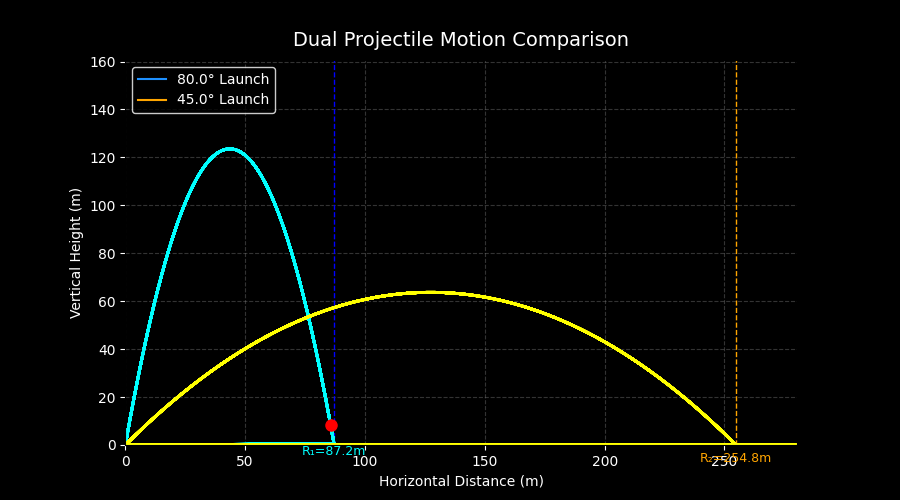

Here is the Python script that generated this plot:
# -*- coding: utf-8 -*-
"""
Dual Projectile Motion Animation
Shows two projectiles launched at different angles.
Each stops when it hits the ground.
Created on Mon Oct 20 18:46:54 2025
@author: pushk
"""

import numpy as np
import matplotlib.pyplot as plt
from matplotlib.animation import FuncAnimation

# -----------------------------
# Parameters
# -----------------------------
v = 50.0            # initial velocity (m/s)
theta_deg_1 = 80.0  # launch angle for projectile 1
theta_deg_2 = 45.0  # launch angle for projectile 2
g = 9.81            # acceleration due to gravity (m/s²)

# -----------------------------
# Convert angles to radians
# -----------------------------
theta1 = np.radians(theta_deg_1)
theta2 = np.radians(theta_deg_2)

# -----------------------------
# Flight times
# -----------------------------
t_flight1 = 2 * v * np.sin(theta1) / g
t_flight2 = 2 * v * np.sin(theta2) / g
t_flight = max(t_flight1, t_flight2)  # for animation sync

# -----------------------------
# Generate trajectory points
# -----------------------------
t_vals = np.linspace(0, t_flight, 500)
x1 = v * np.cos(theta1) * t_vals
y1 = v * np.sin(theta1) * t_vals - 0.5 * g * t_vals**2
x2 = v * np.cos(theta2) * t_vals
y2 = v * np.sin(theta2) * t_vals - 0.5 * g * t_vals**2
y1 = np.maximum(y1, 0)
y2 = np.maximum(y2, 0)

# -----------------------------
# Key motion stats
# -----------------------------
h1 = (v**2 * np.sin(theta1)**2) / (2 * g)
r1 = (v**2 * np.sin(2 * theta1)) / g
h2 = (v**2 * np.sin(theta2)**2) / (2 * g)
r2 = (v**2 * np.sin(2 * theta2)) / g

# -----------------------------
# Figure setup
# -----------------------------
fig, ax = plt.subplots(figsize=(9, 5), facecolor='black')
ax.set_facecolor('black')

# Plot static trajectories
ax.plot(x1, y1, color='dodgerblue', label=f'{theta_deg_1}° Launch')
ax.plot(x2, y2, color='orange', label=f'{theta_deg_2}° Launch')

# Ground line
ax.axhline(0, color='white', linestyle='--', linewidth=1.2, alpha=0.8)

# Mark range for each
ax.axvline(r1, color='blue', linestyle='--', linewidth=1)
ax.text(r1, -4, f'R₁={r1:.1f}m', color='cyan', fontsize=9, ha='center')

ax.axvline(r2, color='orange', linestyle='--', linewidth=1)
ax.text(r2, -7, f'R₂={r2:.1f}m', color='orange', fontsize=9, ha='center')

# Style
ax.set_title('Dual Projectile Motion Comparison', color='white', fontsize=14, pad=10)
ax.set_xlabel('Horizontal Distance (m)', color='white')
ax.set_ylabel('Vertical Height (m)', color='white')
ax.tick_params(colors='white')
ax.legend(facecolor='black', edgecolor='white', labelcolor='white')
ax.grid(color='gray', linestyle='--', alpha=0.4)
ax.set_aspect('equal', adjustable='box')
ax.set_xlim(0, max(r1, r2) * 1.1)
ax.set_ylim(0, max(h1, h2) * 1.3)

# -----------------------------
# Animation setup
# -----------------------------
trace1, = ax.plot([], [], color='cyan', linewidth=2)
trace2, = ax.plot([], [], color='yellow', linewidth=2)
point1, = ax.plot([], [], 'ro', markersize=8)
point2, = ax.plot([], [], 'go', markersize=8)
x1_data, y1_data, x2_data, y2_data = [], [], [], []

# -----------------------------
# Update function
# -----------------------------
def update(frame):
    t = frame * t_flight / total_frames

    # Projectile 1
    x_1 = v * np.cos(theta1) * t
    y_1 = v * np.sin(theta1) * t - 0.5 * g * t**2

    # Projectile 2
    x_2 = v * np.cos(theta2) * t
    y_2 = v * np.sin(theta2) * t - 0.5 * g * t**2

    # Stop animation when both hit ground
    if y_1 < 0 and y_2 < 0:
        ani.event_source.stop()
        return trace1, trace2, point1, point2

    # Clip ground
    y_1 = max(y_1, 0)
    y_2 = max(y_2, 0)

    # Update data
    x1_data.append(x_1)
    y1_data.append(y_1)
    trace1.set_data(x1_data, y1_data)
    point1.set_data([x_1], [y_1])

    x2_data.append(x_2)
    y2_data.append(y_2)
    trace2.set_data(x2_data, y2_data)
    point2.set_data([x_2], [y_2])

    return trace1, trace2, point1, point2

# -----------------------------
# Run animation
# -----------------------------
total_frames = 1000
ani = FuncAnimation(fig, update, frames=total_frames, interval=10, blit=True)
plt.show()
